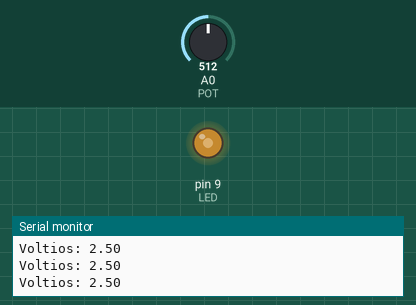
A sketch run on a simulated Arduino Uno, built with avr-gcc and run on an emulated ATmega328P. Shown: output pins drawn as LEDs (lit = HIGH), the last lines printed to the serial monitor. The test bench sets the inputs (shaded band); at power-on: A0 (POT) = 512.

Above: at 1.2 s.
1.3 s: A0 (POT) set to 716
At 2.3 s:
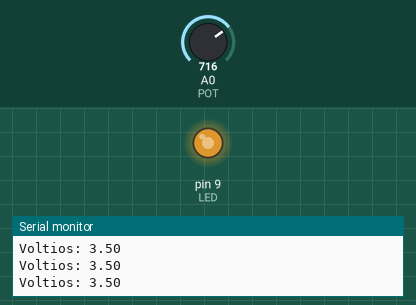
2.8 s: A0 (POT) set to 900
At 3.5 s:
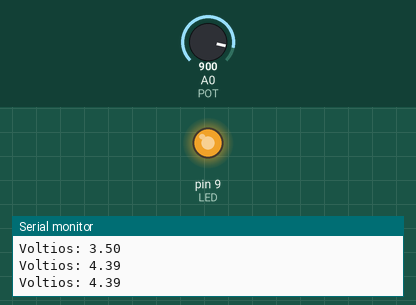
4.3 s: A0 (POT) set to 240
At 4.6 s:
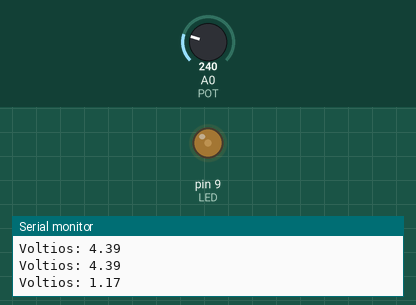
5.8 s: A0 (POT) set to 0
At 6.9 s:
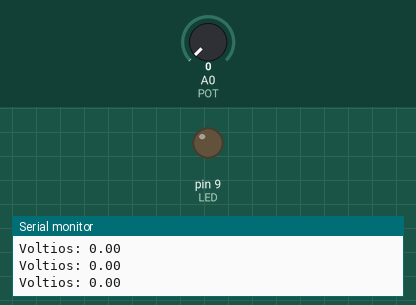
7.3 s: A0 (POT) set to 511
At 8.1 s:
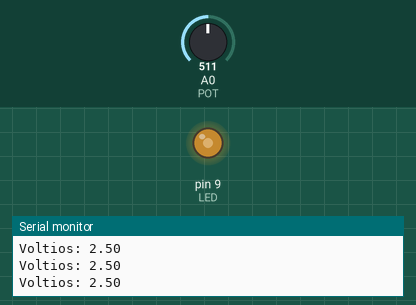
Timing chart, 0 to 9.8 s (numbered marks = the images above; inputs shaded):
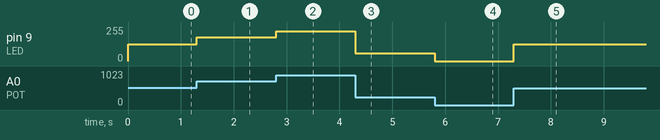

Measured:
- after the input at 1.3 s, pin 9 (LED): 127/255 → 178/255 at once
- after the input at 2.8 s, pin 9 (LED): 178/255 → 224/255 at once
- after the input at 4.3 s, pin 9 (LED): 224/255 → 59/255 at once
- after the input at 5.8 s, pin 9 (LED): 59/255 → 0/255 at once
- after the input at 7.3 s, pin 9 (LED): 0/255 → 127/255 at once

The sketch:

pot-voltios.ino
```cpp
// Fallo: imprime la tensión en voltios en lugar de la lectura.
const int POT = A0;
const int LED = 9;
unsigned long ultimo = 0;

void setup() {
  Serial.begin(9600);
}

void loop() {
  int lectura = analogRead(POT);
  analogWrite(LED, map(lectura, 0, 1023, 0, 255));
  if (millis() - ultimo >= 250) {
    ultimo += 250;
    Serial.print("Voltios: ");
    Serial.println(lectura * 5.0 / 1024.0);
  }
}
```
